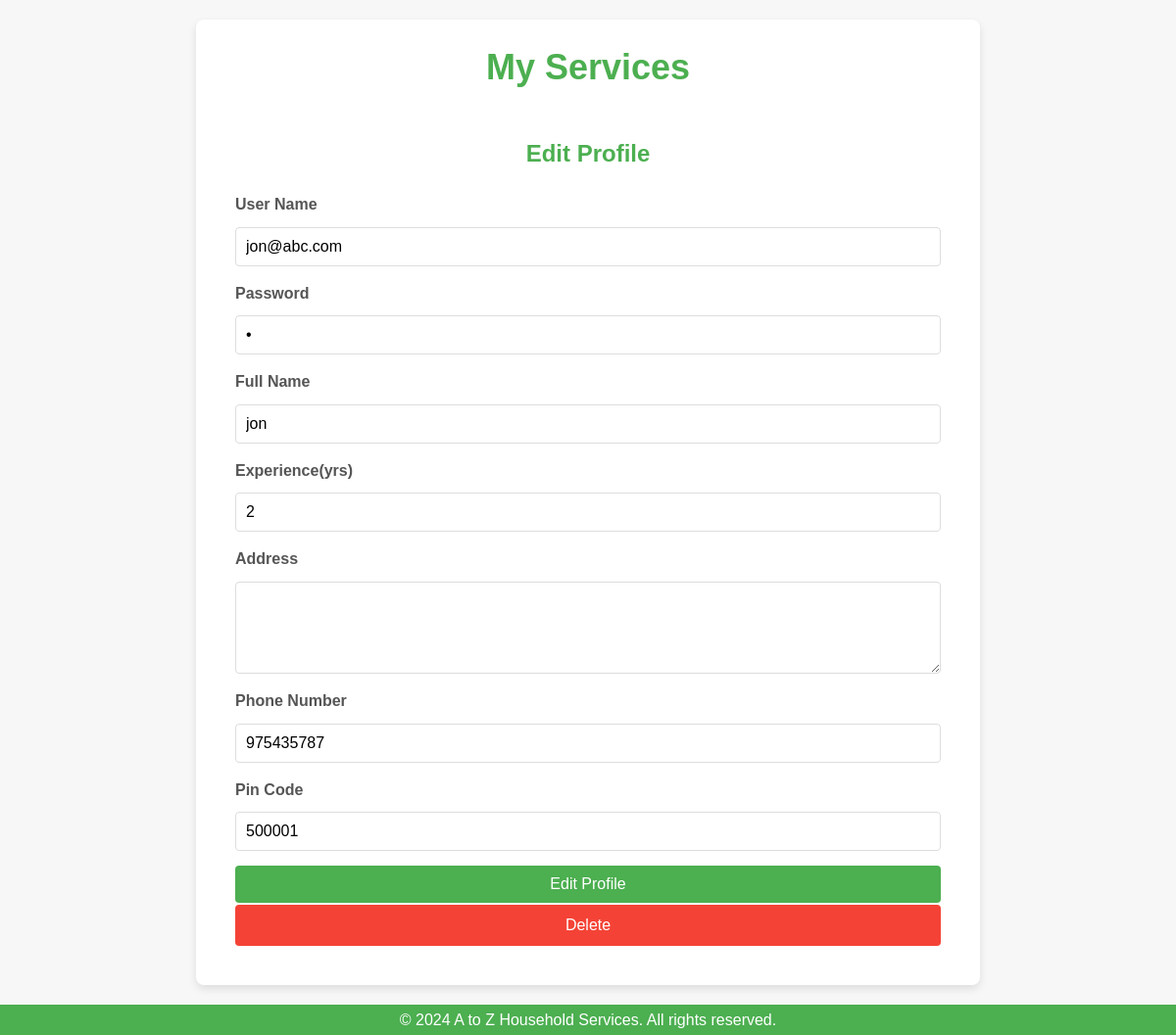
The app's page /editprofessional/1 with its own data.
### backend/models.py (models this page shows)
class ServiceProfessional(db.Model):
    __tablename__ = 'service_professionals'
    id = db.Column(db.Integer, primary_key=True)
    username = db.Column(db.String(80), unique=True, nullable=False)
    password = db.Column(db.String(120), nullable=False)
    role = db.Column(db.String(20), nullable=False)
    name = db.Column(db.String(120), nullable=False)
    date_created = db.Column(db.DateTime, default=datetime.now())
    service_id = db.Column(db.Integer, db.ForeignKey('services.id'), nullable=False)
    service_type = db.Column(db.String, nullable=False)
    experience = db.Column(db.Integer, nullable=False)
    address = db.Column(db.String(240), nullable=True)
    phone = db.Column(db.Integer, nullable=False)
    pincode = db.Column(db.Integer, nullable=False)
    pdf_path = db.Column(db.String(300), nullable=False)
    approved = db.Column(db.Boolean, default=False)  # Admin approval status
    blocked = db.Column(db.Boolean, default=False)  # Admin block status

### backend/controllers.py (the view, shortened to what this page needs)
@app.route("/editprofessional/<id>", methods=['GET','POST'])
def edit_professional(id):
    professional = get_professional(id)
    return render_template("edit_professional.html",user=professional)

### backend/controllers.py (called while the page is built)
def get_professional(id):
    user = ServiceProfessional.query.filter_by(id=id).first()
    return user

### templates/edit_professional.html (shortened to what this page needs)
<!DOCTYPE html>
<html lang="en">
<head>
    <link rel="stylesheet" href="/static/forms.css">
</head>
<body>
    <div class="my-container">
        <div class="center">
            <h1>My Services</h1>
        </div>
        <div class="my-panel">
            <div class="center">
                <h3>Edit Profile</h3>
            </div>
            <form action="/editprofessional/{{user.id}}" method="POST">
                <div class="input-form">
                    <div class="form-group">
                        <label for="user_name" class="form-label">User Name</label>
                        <input type="email" class="form-control" name="user_name" id="user_name" value="{{user.username}}">
                    </div>
                    <div class="form-group">
                        <label for="password" class="form-label">Password</label>
                        <input type="password" class="form-control" name="password" id="password" value="{{user.password}}">
                    </div>
                    <div class="form-group">
                        <label for="full_name" class="form-label">Full Name</label>
                        <input type="text" class="form-control" name="full_name" id="full_name" value="{{user.name}}">
                    </div>
                    <div class="form-group">
                        <label for="experience" class="form-label">Experience(yrs)</label>
                        <input type="text" class="form-control" name="experience" id="experience" value="{{user.experience}}">
                    </div>
                    <div class="form-group">
                        <label for="location" class="form-label">Address</label>
                        <textarea class="form-control" rows="4" cols="50" name="location" id="location" value="{{user.address}}"></textarea>
                    </div>
                    <div class="form-group">
                        <label for="phone" class="form-label">Phone Number</label>
                        <input type="text" class="form-control" name="phone" id="phone" value="{{user.phone}}">
                    </div>
                    <div class="form-group">
                        <label for="pin_code" class="form-label">Pin Code</label>
                        <input type="text" class="form-control" name="pin_code" id="pin_code" value="{{user.pincode}}">
                    </div>
                    <div class="form-group">
                        <button type="submit" class="btn btn-primary">Edit Profile</button>
                        <a class="btn btn-secondary" href="/deleteprofessional/{{user.id}}">Delete</a>
                    </div>
                </div>
            </form>
        </div>
    </div>
    <footer>
        <p>&copy; 2024 A to Z Household Services. All rights reserved.</p>
    </footer>
</body>
</html>

### static/forms.css (style rules this page uses)
* { margin: 0; padding: 0; box-sizing: border-box; }
body { font-family: Arial, sans-serif; background-color: #f7f7f7; color: #333; line-height: 1.6; display: flex; flex-direction: column; justify-content: space-between; align-items: center; height: 100vh; }
.my-container { width: 100%; max-width: 800px; margin: 20px auto; padding: 20px; background-color: #ffffff; box-shadow: 0 4px 8px rgba(0, 0, 0, 0.1); border-radius: 8px; }
.center { text-align: center; }
.my-panel { padding: 20px; }
h1 { color: #4CAF50; font-size: 36px; margin-bottom: 20px; }
h3 { color: #4CAF50; font-size: 24px; margin-bottom: 20px; }
.input-form { display: flex; flex-direction: column; gap: 15px; }
.form-group { display: flex; flex-direction: column; }
.form-label { margin-bottom: 5px; font-weight: bold; color: #555; }
.form-control { padding: 10px; font-size: 16px; border: 1px solid #ddd; border-radius: 4px; width: 100%; margin-top: 5px; }
.btn { padding: 10px 15px; font-size: 16px; border: none; border-radius: 4px; cursor: pointer; text-align: center; }
.btn-primary { background-color: #4CAF50; color: white; transition: background-color 0.3s; }
.btn-secondary { display: inline-block; width: 100%; text-decoration: none; text-align: center; font-size: 16px; background-color: #f44336; color: white; padding: 8px 16px; border-radius: 4px; cursor: pointer; margin-top: 2px; transition: transform 0.3s ease-in-out }
a { color: #4CAF50; text-decoration: none; }
footer { background-color: #4CAF50; color: white; text-align: center; width: 100%; padding: 3px 0; bottom: 0; }

### records on screen
ServiceProfessional: user_name "jon@abc.com", full_name "jon", experience "2", phone "975435787", pin_code "500001"
